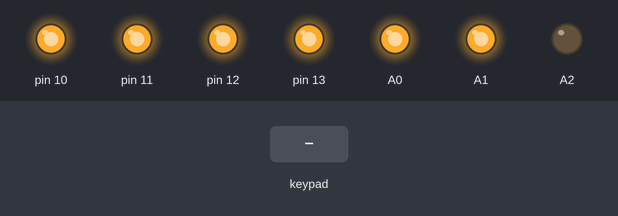
Bench run of a sketch on a simulated Arduino Uno, built with avr-gcc and run on an emulated ATmega328P. On the bench: output pins drawn as LEDs (lit = HIGH). The inputs (shaded band) are chosen by the test bench.

Above: at 2.8 s.
2.9 s: keypad keys 1 2 3 4 pressed 1.432 s apart
At 3.8 s:
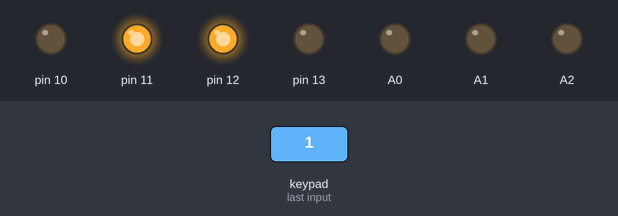
12.7 s: key 'A' pressed
16.8 s: key '5' pressed
At 18.8 s:
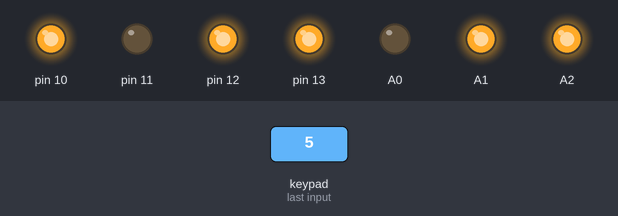
20.5 s: keypad keys 1 3 9 7 pressed 1.432 s apart
At 24.8 s:
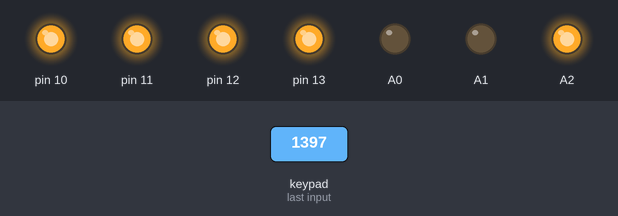
30.3 s: key '6' pressed
At 33.4 s:
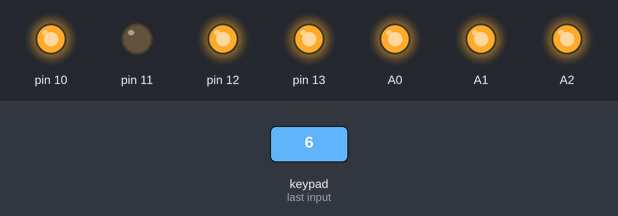
34.4 s: key 'B' pressed
At 36.8 s:
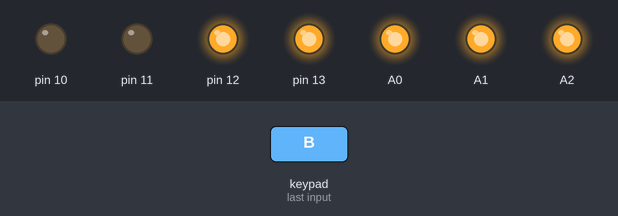
Timing chart, 0 to 38.5 s (numbered marks = the images above; inputs shaded):
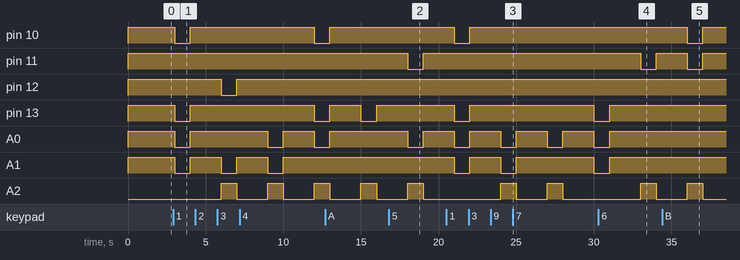

The sketch:

Teclado_Matricial_2022030.ino
```cpp
 /*
Fundación Kinal
Centro Educativo Técnico Labral Kinal
Electrónica
Grado: Quinto
Sección: A
Curso: Taller de Electrónica Digital y Reparación de Computadoras I
Nombre: Cristian Estuardo Orellana Dieguez
Carné: 2022030
*/

#include <Keypad.h>
#define out(pin) pinMode(pin,OUTPUT)
#define in(pin) pinMode(pin,INPUT)
#define h(pin) digitalWrite(pin, HIGH)
#define l(pin) digitalWrite(pin, LOW)
#define f1 2
#define f2 3
#define f3 4
#define f4 5
#define c1 6
#define c2 7
#define c3 8
#define c4 9
#define a 10
#define b 11
#define c 12
#define d 13
#define e A0
#define f A1
#define g A2
const byte filas = 4; //four rows
const byte columnas = 4; //four columns

char matriz[filas][columnas] = {
  {'1','2','3','A'},
  {'4','5','6','B'},
  {'7','8','9','C'},
  {'*','0','#','D'}
};
byte pinfil[filas] = {f1, f2, f3, f4}; //connect to the row pinouts of the keypad
byte pincol[columnas] = {c1, c2, c3, c4}; //connect to the column pinouts of the keypad

//initialize an instance of class NewKeypad
Keypad teclado = Keypad( makeKeymap(matriz), pinfil, pincol, filas, columnas);

void setup(){
  out(a);
  out(b);
  out(c);
  out(d);
  out(e);
  out(f);
  out(g);
}

void loop(){
  char tecla = teclado.getKey();
  int i = 1000;
  h(a);
  h(b);
  h(c);
  h(d);
  h(e);
  h(f);
  l(g);
switch(tecla){
    case '0':
  h(a);
  h(b);
  h(c);
  h(d);
  h(e);
  h(f);
  l(g);
    delay(i);
    break;

    case '1':
  l(a);
  h(b);
  h(c);
  l(d);
  l(e);
  l(f);
  l(g);
     delay(i);
    break;

    case '2':
  h(a);
  h(b);
  l(c);
  h(d);
  h(e);
  l(f);
  h(g);
     delay(i);
    break;

    case '3':
  h(a);
  h(b);
  h(c);
  h(d);
  l(e);
  l(f);
  h(g);
     delay(i);
    break;

    case '4':
  l(a);
  h(b);
  h(c);
  l(d);
  l(e);
  h(f);
  h(g);
     delay(i);
    break;

    case '5':
  h(a);
  l(b);
  h(c);
  h(d);
  l(e);
  h(f);
  h(g);
     delay(i);
    break;

    case '6':
  h(a);
  l(b);
  h(c);
  h(d);
  h(e);
  h(f);
  h(g);
     delay(i);
    break;

    case '7':
  h(a);
  h(b);
  h(c);
  l(d);
  l(e);
  l(f);
  l(g);
     delay(i);
    break;

    case '8':
  h(a);
  h(b);
  h(c);
  h(d);
  h(e);
  h(f);
  h(g);
     delay(i);
    break;

    case '9':
  h(a);
  h(b);
  h(c);
  h(d);
  l(e);
  h(f);
  h(g);
     delay(i);
    break;

    case 'A':
  h(a);
  h(b);
  h(c);
  l(d);
  h(e);
  h(f);
  h(g);
     delay(i);
    break;

    case 'B':
  l(a);
  l(b);
  h(c);
  h(d);
  h(e);
  h(f);
  h(g);
     delay(i);
    break;

    case 'C':
  l(a);
  l(b);
  l(c);
  h(d);
  h(e);
  l(f);
  h(g);
     delay(i);
    break;

    case 'D':
  l(a);
  h(b);
  h(c);
  h(d);
  h(e);
  l(f);
  h(g);
     delay(i);
    break;

  case '*':
  h(a);
  l(b);
  l(c);
  h(d);
  h(e);
  h(f);
  h(g);
     delay(i);
    break;

     case '#':
  h(a);
  l(b);
  l(c);
  l(d);
  h(e);
  h(f);
  h(g);
     delay(i);
    break;

    case 0:
  h(a);
  h(b);
  h(c);
  h(d);
  h(e);
  h(f);
  l(g);
  delay(i);
    break;
  }
}
```

Measured:
- after the input at 2.9 s, pin 10: HIGH → LOW after 0.10 s, → HIGH 1.0 s later, → LOW 8.0 s later; pin 12: HIGH → LOW after 3.1 s, → HIGH 1.0 s later
- after the input at 16.8 s, pin 11, A0: HIGH → LOW after 1.2 s, → HIGH 1.0 s later; A2: LOW → HIGH after 1.2 s, → LOW 1.0 s later
- after the input at 20.5 s, pin 10: HIGH → LOW after 0.51 s, → HIGH 1.0 s later; pin 13: HIGH → LOW after 0.51 s, → HIGH 1.0 s later, → LOW 8.0 s later
- after the input at 30.3 s, pin 11: HIGH → LOW after 2.7 s, → HIGH 1.0 s later; A2: LOW → HIGH after 2.7 s, → LOW 1.0 s later
- after the input at 34.4 s, pin 10, pin 11: HIGH → LOW after 1.6 s, → HIGH 1.0 s later; A2: LOW → HIGH after 1.6 s, → LOW 1.0 s later
